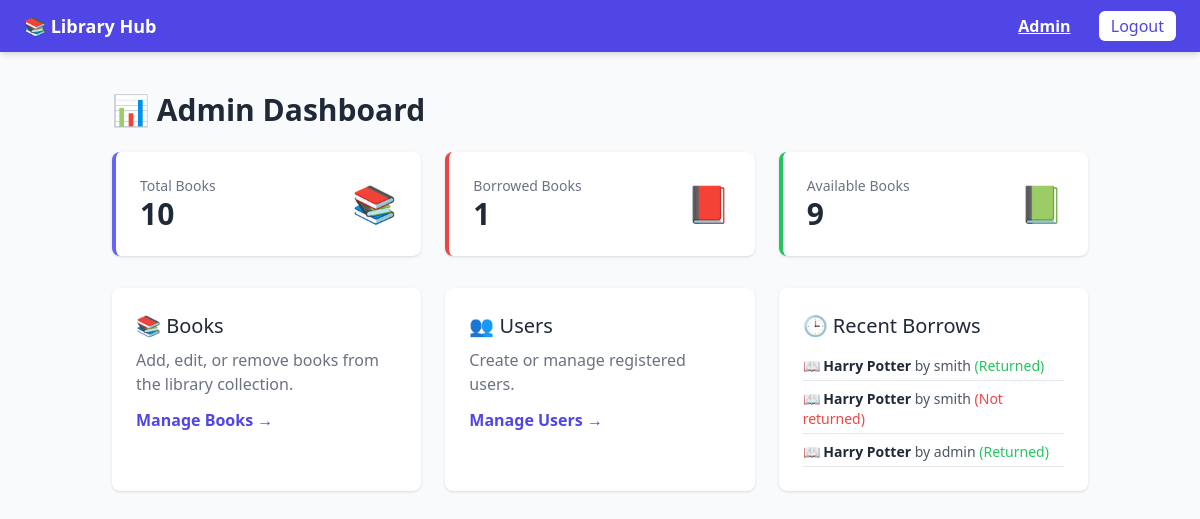
Page /admin (signed in) on the earlier database version.
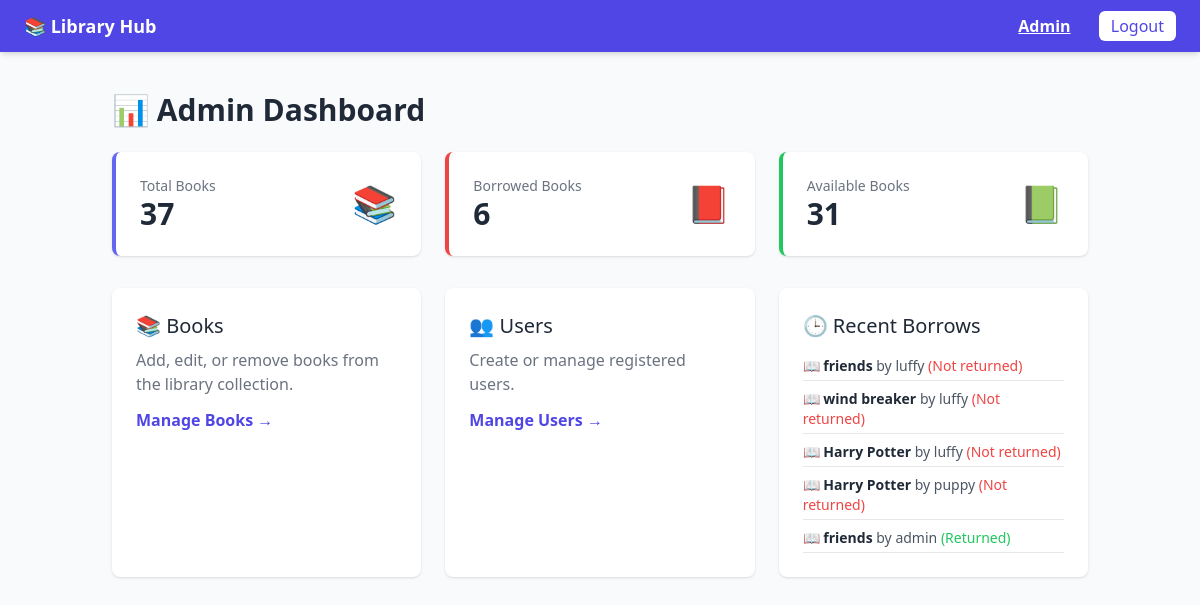
Same page on the later database version.
### models.py (models this page shows)
class Borrow(db.Model):
    id = db.Column(db.Integer, primary_key=True)
    user_id = db.Column(db.Integer, db.ForeignKey('user.id'), nullable=False)
    book_id = db.Column(db.Integer, db.ForeignKey('book.id'), nullable=False)
    borrowed_at = db.Column(db.DateTime, default=datetime.utcnow)
    returned_at = db.Column(db.DateTime, nullable=True)
    user = db.relationship('User', back_populates='borrows')
    book = db.relationship('Book', back_populates='borrows')

class Book(db.Model):
    id = db.Column(db.Integer, primary_key=True)
    title = db.Column(db.String(200), nullable=False)
    author = db.Column(db.String(200))
    isbn = db.Column(db.String(50))
    copies = db.Column(db.Integer, default=1)
    created_at = db.Column(db.DateTime, default=datetime.utcnow)
    borrows = db.relationship('Borrow', back_populates='book')

class User(UserMixin, db.Model):
    id = db.Column(db.Integer, primary_key=True)
    username = db.Column(db.String(80), unique=True, nullable=False)
    password_hash = db.Column(db.String(200), nullable=False)
    is_admin = db.Column(db.Boolean, default=False)
    created_at = db.Column(db.DateTime, default=datetime.utcnow)
    borrows = db.relationship('Borrow', back_populates='user')

### app.py (the view)
@app.route('/admin')
@login_required
def admin_dashboard():
    if not current_user.is_admin:
        flash('Access denied.', 'danger')
        return redirect(url_for('view_books'))
    total_books = Book.query.count()
    total_copies = db.session.query(db.func.sum(Book.copies)).scalar() or 0
    borrowed_books = Borrow.query.filter_by(returned_at=None).count()
    available_books = total_copies - borrowed_books if total_copies > 0 else 0
    books = Book.query.all()
    borrows = Borrow.query.order_by(Borrow.borrowed_at.desc()).all()
    return render_template(
        'admin_dashboard.html',
        total_books=total_copies,
        borrowed_books=borrowed_books,
        available_books=available_books,
        books=books,
        borrows=borrows
    )

### app.py (called while the page is built)
@login_manager.user_loader
def load_user(user_id):
    return User.query.get(int(user_id))

### templates/admin_dashboard.html (shortened to what this page needs)
<!doctype html>
<html lang="en">
  <head>
    <script src="https://cdn.tailwindcss.com"></script>
  </head>
  <body class="bg-gray-50 text-gray-800">
    <nav class="bg-indigo-600 text-white py-3 px-6 flex justify-between items-center shadow-md">
      <h1 class="font-semibold text-lg">
        <a href="{{ url_for('home') }}">📚 Library Hub</a>
      </h1>
      <div>
        {% if current_user.is_authenticated %}
          <!-- <a href="{{ url_for('view_books') }}" class="mx-2 hover:text-yellow-200">Books</a>
          <a href="{{ url_for('user_history') }}" class="mx-2 hover:text-yellow-200">My History</a>
          {% if current_user.is_admin %} -->
            <a href="{{ url_for('admin_dashboard') }}" class="mx-2 hover:text-yellow-200 font-semibold underline">Admin</a>
          {% endif %}
          <a href="{{ url_for('logout') }}" class="ml-4 bg-white text-indigo-600 px-3 py-1 rounded-md hover:bg-gray-100">Logout</a>
        {% endif %}
      </div>
    </nav>
    <main class="container mx-auto p-6">
      <h2 class="text-3xl font-semibold mb-6">📊 Admin Dashboard</h2>
      <div class="grid grid-cols-1 md:grid-cols-3 gap-6 mb-8">
        <div class="bg-white p-6 rounded-lg shadow flex items-center justify-between border-l-4 border-indigo-500">
          <div>
            <h3 class="text-sm text-gray-500">Total Books</h3>
            <p class="text-3xl font-semibold text-gray-800">{{ total_books }}</p>
          </div>
          <span class="text-indigo-500 text-4xl">📚</span>
        </div>
        <div class="bg-white p-6 rounded-lg shadow flex items-center justify-between border-l-4 border-red-500">
          <div>
            <h3 class="text-sm text-gray-500">Borrowed Books</h3>
            <p class="text-3xl font-semibold text-gray-800">{{ borrowed_books }}</p>
          </div>
          <span class="text-red-500 text-4xl">📕</span>
        </div>
        <div class="bg-white p-6 rounded-lg shadow flex items-center justify-between border-l-4 border-green-500">
          <div>
            <h3 class="text-sm text-gray-500">Available Books</h3>
            <p class="text-3xl font-semibold text-gray-800">{{ available_books }}</p>
          </div>
          <span class="text-green-500 text-4xl">📗</span>
        </div>
      </div>
      <div class="grid grid-cols-1 md:grid-cols-2 lg:grid-cols-3 gap-6">
        <div class="bg-white p-6 rounded-lg shadow">
          <h3 class="text-xl font-medium mb-2">📚 Books</h3>
          <p class="text-gray-500 mb-3">Add, edit, or remove books from the library collection.</p>
          <a href="{{ url_for('manage_books') }}" class="text-indigo-600 hover:underline font-semibold">Manage Books →</a>
        </div>
        <div class="bg-white p-6 rounded-lg shadow">
          <h3 class="text-xl font-medium mb-2">👥 Users</h3>
          <p class="text-gray-500 mb-3">Create or manage registered users.</p>
          <a href="{{ url_for('manage_users') }}" class="text-indigo-600 hover:underline font-semibold">Manage Users →</a>
        </div>
        <div class="bg-white p-6 rounded-lg shadow">
          <h3 class="text-xl font-medium mb-4">🕒 Recent Borrows</h3>
          <ul class="text-sm space-y-2">
            {% for b in borrows[:5] %}
              <li class="border-b pb-1">
                📖 <b>{{ b.book.title }}</b>
                <span class="text-gray-600">by {{ b.user.username }}</span>
                {% if not b.returned_at %}
                  <span class="text-red-500">(Not returned)</span>
                {% else %}
                  <span class="text-green-500">(Returned)</span>
                {% endif %}
              </li>
            {% else %}
              <li class="text-gray-500 italic">No recent borrow records.</li>
            {% endfor %}
          </ul>
        </div>
      </div>
    </main>
  </body>
</html>

Differences in the rows shown:
no longer on this page (row unchanged): Borrow: book "Harry Potter", user.username "smith", shows "(Returned)"
no longer on this page (row unchanged): Borrow: book "Harry Potter", user.username "smith", shows "(Not returned)"
no longer on this page (row unchanged): Borrow: book "Harry Potter", user.username "admin", shows "(Returned)"
added Borrow: book "friends", user.username "luffy", shows "(Not returned)"
added Borrow: book "wind breaker", user.username "luffy", shows "(Not returned)"
added Borrow: book "Harry Potter", user.username "luffy", shows "(Not returned)"
added Borrow: book "Harry Potter", user.username "puppy", shows "(Not returned)"
added Borrow: book "friends", user.username "admin", shows "(Returned)"
Other differences:
{{ total_books }}: "10" → "37"
{{ borrowed_books }}: "1" → "6"
{{ available_books }}: "9" → "31"
